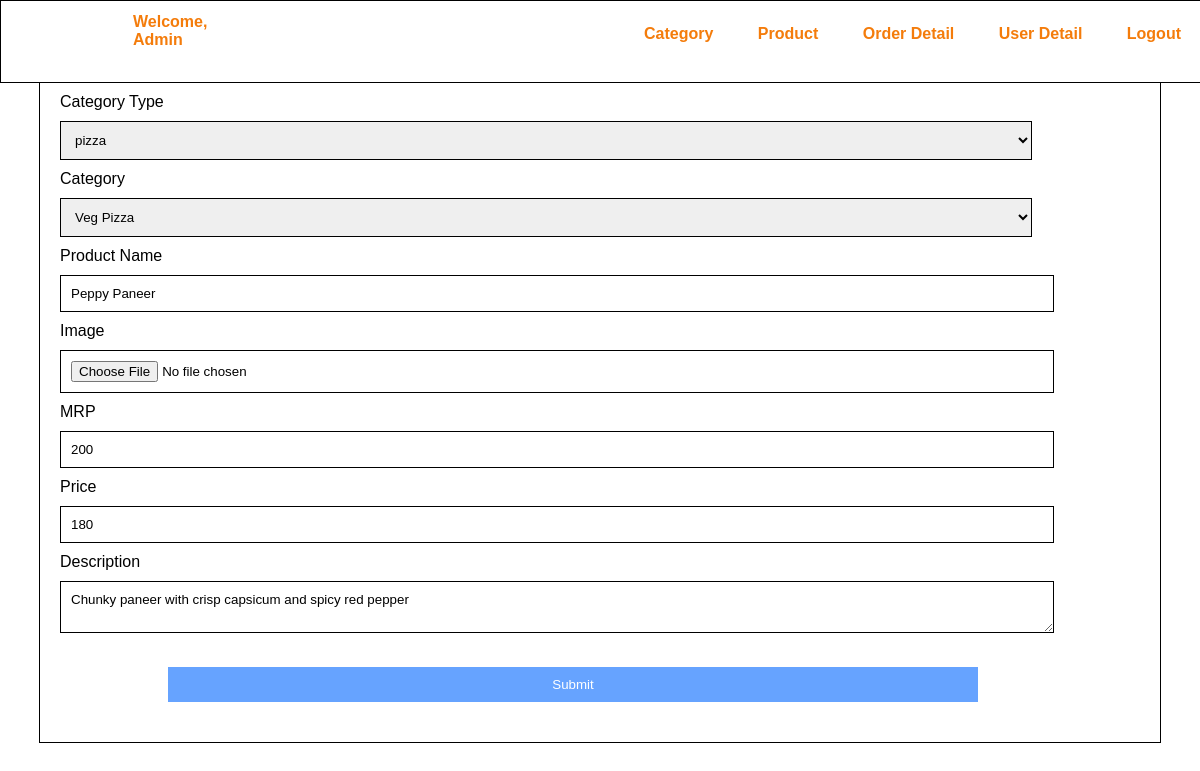
The page /php_file/admin_side/manage_product.php?id=1 on the database its author committed.
### tables this page shows
CREATE TABLE `products` (
  `id` int(11) NOT NULL,
  `category_id` int(11) NOT NULL,
  `category_type` varchar(255) NOT NULL,
  `product_name` varchar(255) NOT NULL,
  `mrp` float NOT NULL,
  `price` float NOT NULL,
  `image` varchar(255) NOT NULL,
  `description` text NOT NULL,
  `status` tinyint(4) NOT NULL
);

### php_file/functions.php (called while the page is built, shortened)
<?php
    function get_safe_value($con,$str) {
        if($str != '') {
            $str =trim($str);
            return mysqli_real_escape_string($con,$str);
        }
    }
?>

### php_file/admin_side/manage_product.php (the view, shortened to what this page needs)
<?php
    require('admin_header.php');
    $cat_id='';
    $cat_type='';
    $product ='';
    $mrp='';
    $price='';
    $desc='';
    $required = 'required';
    if(isset($_GET['id']) && $_GET['id']!= '') {
        $required='';
        $id = get_safe_value($con, $_GET['id']);
        $select_prod = "select * from products where id='$id'";
        $res = mysqli_query($con, $select_prod);
        $check = mysqli_num_rows($res);
        if($check>0){
            $row = mysqli_fetch_assoc($res);
            $cat_id = $row['category_id'];
            $cat_type= $row['category_type'];
            $product = $row['product_name'];
            $mrp = $row['mrp'];
            $price = $row['price'];
            $desc = $row['description'];
        } else {
            header('location:product.php');
            die();
        }
    }
?>
<div class="box">
    <form method="POST" enctype="multipart/form-data">
    <label>Category Type</label><br>
        <select name="cat_type" class="form-input">
            <?php
                $cat_ty = "select DISTINCT type from categories";
                $res = mysqli_query($con,$cat_ty);
                while($row = mysqli_fetch_assoc($res)) {
                    if($row['type']==$cat_type){
                        echo "<option selected value=".$row['type'].">".$row['type']."</option>";
                    }else {
                        echo "<option value=".$row['type'].">".$row['type']."</option>";
                    }
                }
            ?>
        </select><br>
        <label>Category</label><br>
        <select name="category_id" class="form-input">
            <?php
                $cat = "select id,category from categories order by category asc";
                $res = mysqli_query($con,$cat);
                while($row = mysqli_fetch_assoc($res)) {
                    if($row['id']==$cat_id){
                        echo "<option selected value=".$row['id'].">".$row['category']."</option>";
                    }else {
                        echo "<option value=".$row['id'].">".$row['category']."</option>";
                    }
                }
            ?>
        </select><br>
        <label>Product Name</label><br>
        <input class="form-input" type="text" name="product" placeholder="Enter your Product name" required pattern="[a-zA-Z0-9\s\-]{1,25}" title="Enter valid product name" value="<?php echo $product ?>"><br>
        <label>Image</label><br>
        <input class="form-input" type="file" name="image" <?php echo $required?>><br>
        <label>MRP</label><br>
        <input class="form-input" type="text" name="mrp" placeholder="Enter MRP" required pattern="[1-9]{1}[0-9]{0,3}" title="Enter valid MRP between 1-9999" value="<?php echo $mrp ?>"><br>
        <label>Price</label><br>
        <input class="form-input" type="text" name="price" placeholder="Enter Price" required  pattern="[1-9]{1}[0-9]{0,3}" title="Enter valid Price between 1-9999" value="<?php echo $price ?>"><br>
       <label>Description</label><br>
        <textarea class="form-input" name="desc" placeholder="Enter descripton" required><?php echo $desc ?></textarea><br>
        <button class="submit-button" name="submit" type="submit">Submit</button>
    </form>
</div>

### style.css (style rules this page uses)
* { margin: 0px; padding: 0px; font-family:Arial, Helvetica, sans-serif; }
.box { margin: 6% auto; padding: 20px; width: 90%; border: 1px solid black; }
.submit-button { width: 75%; margin: 20px 10%; padding: 10px; color: white; background-color: #66a3ff; }
.form-input { width: 90%; margin: 10px 0; border: 1px solid black; padding: 10px; }
button { border: none; padding: 10px 15px; }
body { max-height: 100%; }

### rows shown on the page
products: cat_type "pizza", product "Peppy Paneer", mrp "200", price "180", desc "Chunky paneer with crisp capsicum and spicy red pepper"

### other values the page prints
form field category_id "Veg Pizza"
